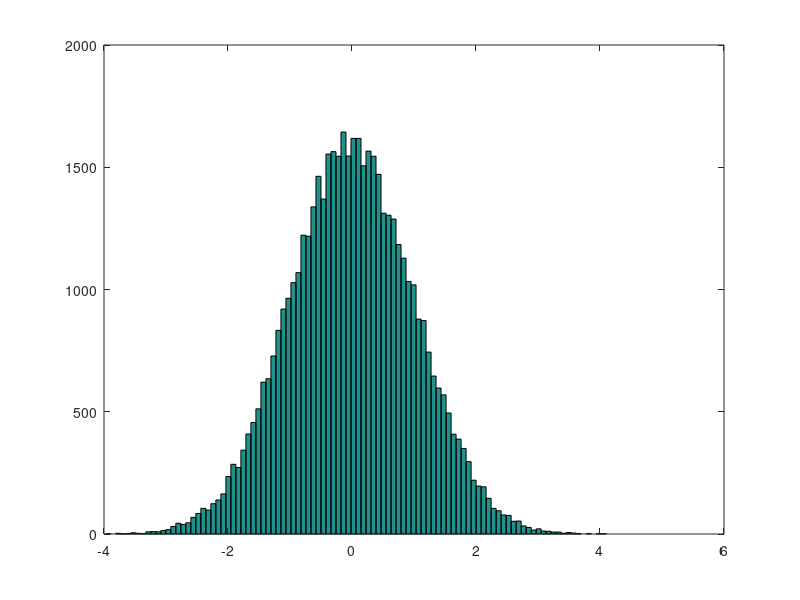
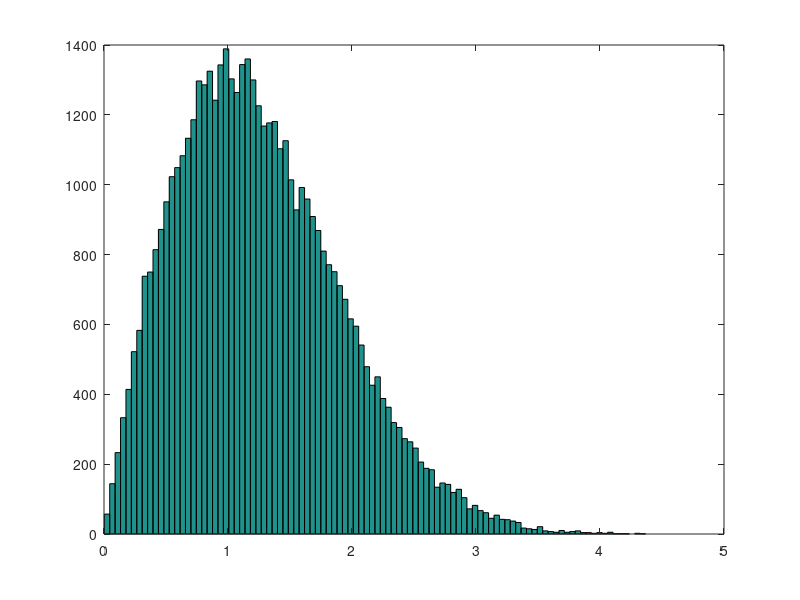
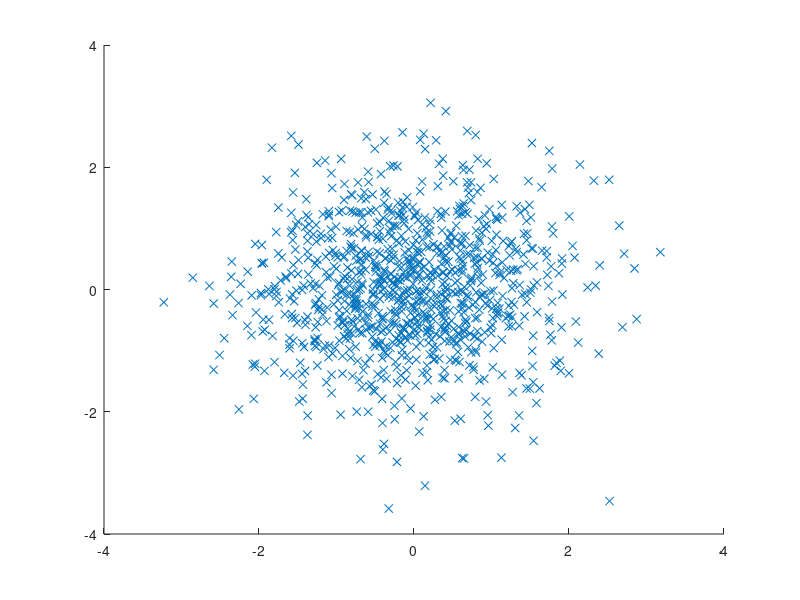

The MATLAB script that drew these images, in order:
%demonstrating rayleigh distribution 
%G. Paschos
clear all;


%give size
n=50000;
%scatter size m>n
m=1000;
%give bin number
bins=100;
%give variance
sigma=1;

%generate X and Y vector coordinates
X=normrnd(0,sigma,n,1);
Y=normrnd(0,sigma,n,1);
%demonstrate histograms
hist(X,bins)
figure
hist(sqrt(X.^2+Y.^2),bins)

%show dart diagram
figure
scatter(X(1:m),Y(1:m),'x')

